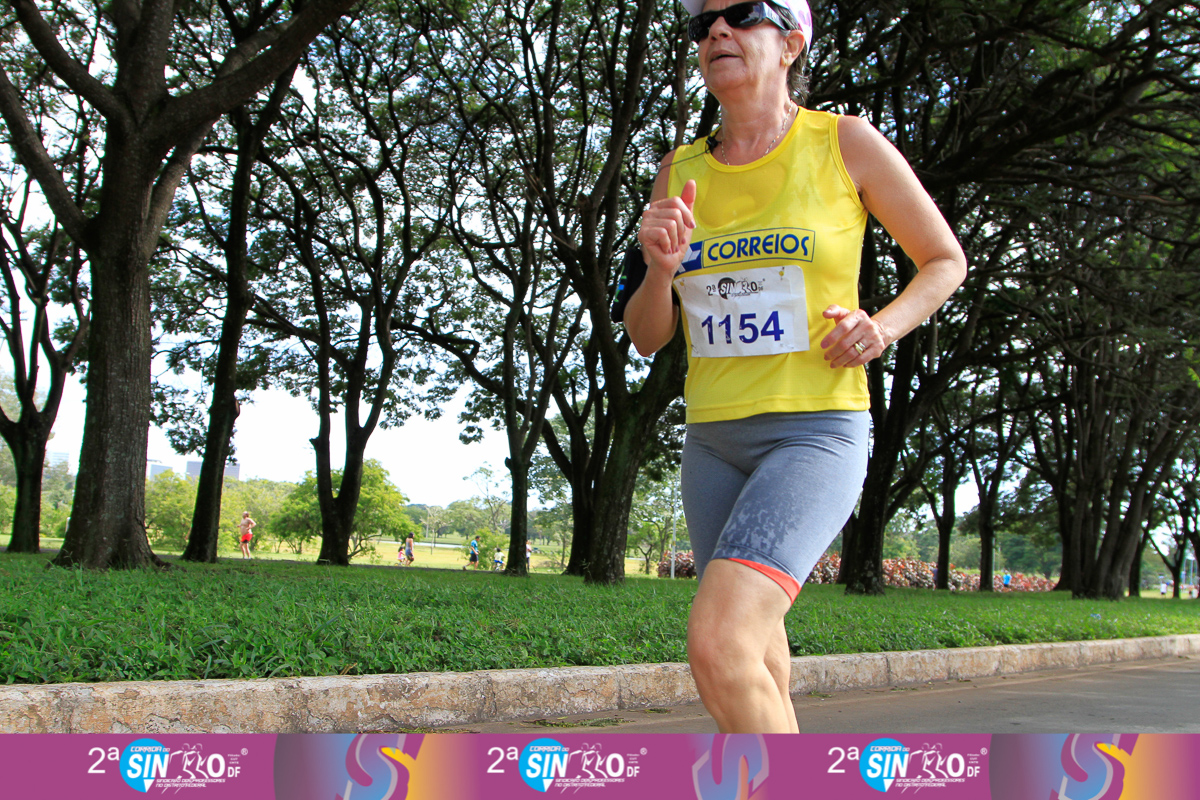
//> input picture college/particular/public/opencv/contornosImagem/1.jpg, 1200 x 800 px
$ ./proj ../contornosImagem/1.jpg   (built with g++ and OpenCV 4)
//> lines starting //> are read from the running program, lines starting //| are printed output that depends on the picture; after the words box and inside, x2 and y2 are one past the last pixel; in counts of white or black regions, pixels touching at a corner belong together
#include "opencv2/imgproc/imgproc.hpp"
#include "opencv2/highgui/highgui.hpp"
#include <stdlib.h>
#include <stdio.h>

using namespace cv;

/// Global Variables
Mat src, dst;
int top, bottom, left, right;
int borderType;
Scalar value;
char* window_name = "copyMakeBorder Demo";
RNG rng(12345);

/** @function main  */
int main( int argc, char** argv )
{

  int c;

  /// Load an image
  src = imread( argv[1] );
//> src is the input picture: 800 rows x 1200 cols, CV_8UC3; mean B, G, R 88.2, 103.1, 102.8

  if( !src.data )
  { return -1;
    printf(" No data entered, please enter the path to an image file \n");
  }

  /// Brief how-to for this program
  printf( "\n \t copyMakeBorder Demo: \n" );
  printf( "\t -------------------- \n" );
  printf( " ** Press 'c' to set the border to a random constant value \n");
  printf( " ** Press 'r' to set the border to be replicated \n");
  printf( " ** Press 'ESC' to exit the program \n");

  /// Create window
  namedWindow( window_name, CV_WINDOW_AUTOSIZE );

  /// Initialize arguments for the filter
  top = (int) (0.05*src.rows); bottom = (int) (0.05*src.rows);
//> after `top =(int)(0.05 * src.rows)`: top = 40
//> after `bottom =(int)(0.05 * src.rows)`: bottom = 40
  left = (int) (0.05*src.cols); right = (int) (0.05*src.cols);
//> after `left =(int)(0.05 * src.cols)`: left = 60
//> after `right =(int)(0.05 * src.cols)`: right = 60
  dst = src;

  imshow( window_name, dst );

  while( true )
    {
      c = waitKey(0);
//> the key 'c' is pressed

      if( (char)c == 27 )
        { break; }
      else if( (char)c == 'c' )
        { borderType = BORDER_CONSTANT; }
      else if( (char)c == 'r' )
        { borderType = BORDER_REPLICATE; }

      value = Scalar( rng.uniform(0, 255), rng.uniform(0, 255), rng.uniform(0, 255) );
      copyMakeBorder( src, dst, top, bottom, left, right, borderType, value );
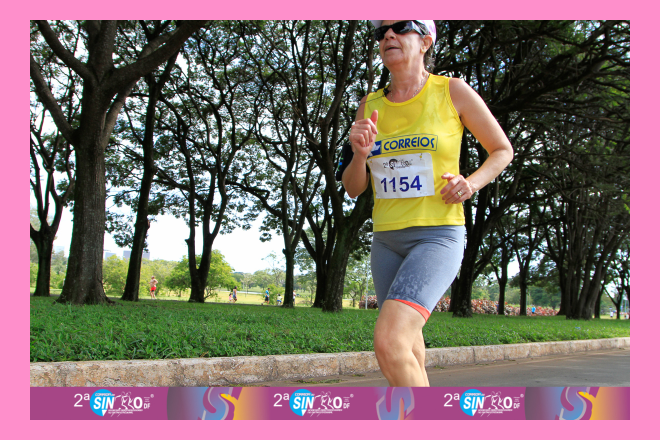
//> dst: 880 rows x 1320 cols, CV_8UC3 (shown at 1/2 size); mean B, G, R 108.2, 110, 129
//> the key 'r' is pressed
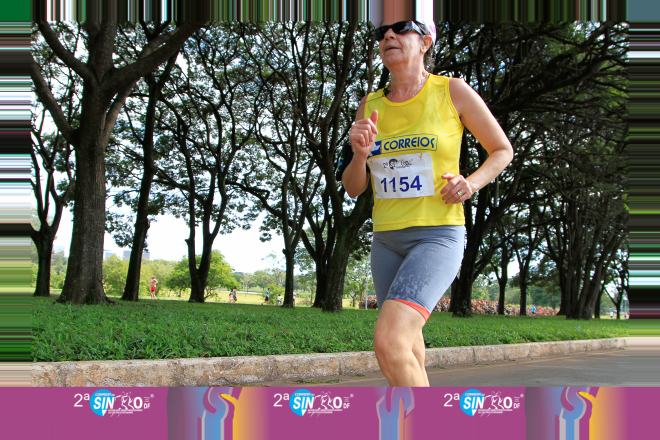
//> dst: 880 rows x 1320 cols, CV_8UC3 (shown at 1/2 size); 17.36% of pixels changed, all inside (x1, y1, x2, y2) = (0, 0, 1320, 880)
//> the Esc key is pressed

      imshow( window_name, dst );
    }

  return 0;
}
